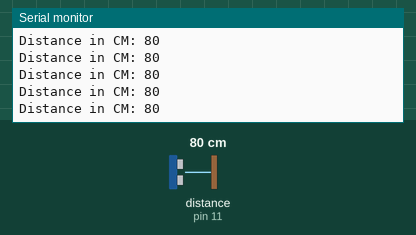
This sketch was run on a simulated Arduino Uno, built with avr-gcc and run on an emulated ATmega328P. On the bench: the last lines printed to the serial monitor. Inputs (shaded band) come from the test bench; at power-on: distance to the obstacle (sensor on pin 11) 80 cm. The echo pulse lasts 58.3 µs per cm.

Above: at 1.2 s.
1.3 s: distance to the obstacle (sensor on pin 11) set to 299 cm
At 1.62 s:
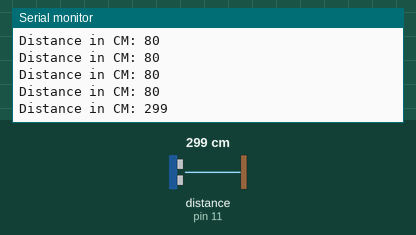
4.3 s: distance to the obstacle (sensor on pin 11) set to 2 cm
At 4.45 s:
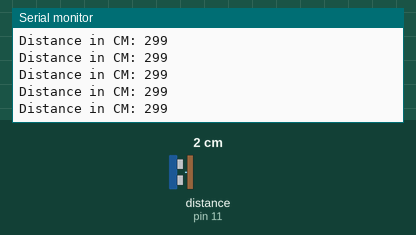
Timing chart, 0 to 7.3 s (numbered marks = the images above; inputs shaded):
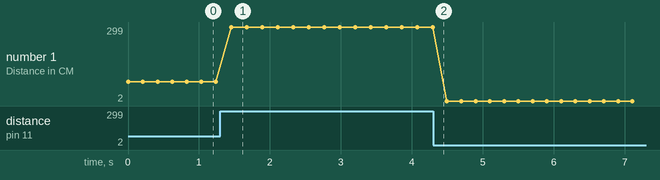

Measured:
- after the input at 1.3 s, the serial monitor: prints a new line after 0.16 s (image 1)
- plotted number 1: 80 → 299 after the input at 1.3 s, 299 → 2 after the input at 4.3 s

The sketch:

HC-SR04-Ultrasonic.ino
```cpp
#include <Ultrasonic.h>

Ultrasonic ultrasonic(12, 11); // TrigPin, EchoPin
int distance;

void setup() {
  Serial.begin(9600);
}

void loop() {

  distance = ultrasonic.read(); //不加參數就是輸出CM，可用read(INC)輸出英寸

  Serial.print("Distance in CM: ");
  Serial.println(distance);
  delay(200); //每次間格0.2秒
}
```
